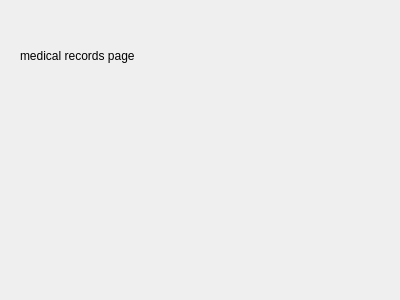
<?xml version="1.0" encoding="UTF-8"?>
<ui version="4.0">
 <class>Dialog</class>
 <widget class="QDialog" name="Dialog">
  <property name="geometry">
   <rect>
    <x>0</x>
    <y>0</y>
    <width>400</width>
    <height>300</height>
   </rect>
  </property>
  <property name="windowTitle">
   <string>Dialog</string>
  </property>
  <widget class="QLabel" name="label">
   <property name="geometry">
    <rect>
     <x>20</x>
     <y>0</y>
     <width>191</width>
     <height>111</height>
    </rect>
   </property>
   <property name="text">
    <string>medical records page</string>
   </property>
  </widget>
 </widget>
 <resources/>
 <connections/>
</ui>
